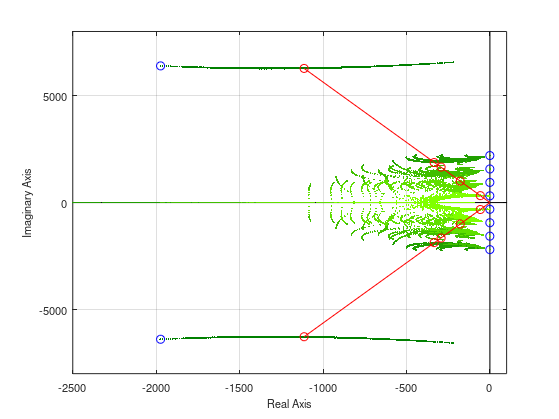

Here is the MATLAB script that generated this plot:
close all
clear

% figure options
myFontSize = 8;
myLineWidth = 2;
figSize = [530    55   360   480];
FB=input('Store as eps file (y/N)?: ','s');

% transfer function
L    =  85e-6;   % [H]
Ccap = 275e-6;   % [F]
R    = 0.010;    % [ohm]

% G = b/(s^2 + a*s + b)
b = 10463/(Ccap*10000*L);
a = (3259 + 10000*R)/(10000*L);

% harmonics
w1 = 2*pi*50;
w3 = 3*w1;
w5 = 5*w1;
w7 = 7*w1;

% -----------------------------------------------------
% least squares fitting over grid

L = 0;      % lower bound of gains
U = 1000;   % upper bound of gains

% grid size of boxes
h1 = 25; 	% step size dimension 1
h2 = 250;   % step size dimension 2
h3 = 250;   % step size dimension 3
h4 = 250;   % step size dimension 4
nPoints  = ((U-L)/h1);
nPoints2 = ((U-L)/h2);
nPoints3 = ((U-L)/h3);
nPoints4 = ((U-L)/h4);
AllRoots = zeros(nPoints, nPoints2, nPoints3, nPoints4, 10);

% enumerate the boxes
LV =  L:h1:U-h1; % vector of gains
LV2 = L:h2:U-h2; % vector of gains
LV3 = L:h3:U-h3; % vector of gains
LV4 = L:h4:U-h4; % vector of gains
figure(1)
set(gcf,'outerposition', figSize, 'PaperPositionMode', 'auto')

% plot axes
plot([0, 0], [-8000, 8000], 'k'), hold on, grid on
plot([-3000, 300], [0, 0], 'k')


for kkk1 = 1:length(LV)
    for kkk2 = 1:length(LV2)
        for kkk3 = 1:length(LV3)
            for kkk4 = 1:length(LV4)
                
                L1 = LV(kkk1);
                L3 = LV2(kkk2);
                L5 = LV3(kkk3);
                L7 = LV4(kkk4);
                
                % coefficients of denominator polynomial
                den = [ 1;
                    a ;
                    (w1^2 + w3^2 + w5^2 + w7^2 + b);
                    (a*w1^2 + a*w3^2 + a*w5^2 + a*w7^2 + L1*b + L3*b + L5*b + L7*b) ;
                    (w1^2*w3^2 + w1^2*w5^2 + w1^2*w7^2 + b*w1^2 + w3^2*w5^2 + w3^2*w7^2 + b*w3^2 + w5^2*w7^2 + b*w5^2 + b*w7^2);
                    (a*w1^2*w3^2 + a*w1^2*w5^2 + a*w1^2*w7^2 + a*w3^2*w5^2 + a*w3^2*w7^2 + a*w5^2*w7^2 + L1*b*w3^2 + L3*b*w1^2 + L1*b*w5^2 + L5*b*w1^2 + L1*b*w7^2 + L3*b*w5^2 + L5*b*w3^2 + L7*b*w1^2 + L3*b*w7^2 + L7*b*w3^2 + L5*b*w7^2 + L7*b*w5^2);
                    (w1^2*w3^2*w5^2 + w1^2*w3^2*w7^2 + b*w1^2*w3^2 + w1^2*w5^2*w7^2 + b*w1^2*w5^2 + b*w1^2*w7^2 + w3^2*w5^2*w7^2 + b*w3^2*w5^2 + b*w3^2*w7^2 + b*w5^2*w7^2);
                    (a*w1^2*w3^2*w5^2 + a*w1^2*w3^2*w7^2 + a*w1^2*w5^2*w7^2 + a*w3^2*w5^2*w7^2 + L1*b*w3^2*w5^2 + L3*b*w1^2*w5^2 + L5*b*w1^2*w3^2 + L1*b*w3^2*w7^2 + L3*b*w1^2*w7^2 + L7*b*w1^2*w3^2 + L1*b*w5^2*w7^2 + L5*b*w1^2*w7^2 + L7*b*w1^2*w5^2 + L3*b*w5^2*w7^2 + L5*b*w3^2*w7^2 + L7*b*w3^2*w5^2);
                    (w1^2*w3^2*w5^2*w7^2 + b*w1^2*w3^2*w5^2 + b*w1^2*w3^2*w7^2 + b*w1^2*w5^2*w7^2 + b*w3^2*w5^2*w7^2) ;
                    (a*w1^2*w3^2*w5^2*w7^2 + L7*b*w1^2*w3^2*w5^2 + L5*b*w1^2*w3^2*w7^2 + L3*b*w1^2*w5^2*w7^2 + L1*b*w3^2*w5^2*w7^2);
                    b*w1^2*w3^2*w5^2*w7^2  ];
                
                rot = roots(den);
                AllRoots( kkk1, kkk2, kkk3, kkk4, : ) = rot;
                %plot(rot,'g.')
                
            end
        end
    end
end

AllRoots = complex(AllRoots);
for kk = 1:10
    ii = ceil(kk/2);
    kkRoots = reshape(AllRoots(:,:,:,:, kk), [nPoints*nPoints2*nPoints3*nPoints4, 1]);
    plot(kkRoots, '.', 'color', [0+(ii-1)/(5-1)*0.5, 0.5+(ii-1)/(5-1)*0.5, 0], 'Markersize', 4)
end


%%% Plot blue circles for small PR gains %%%%%%%%%%%%%%%%%%%%%%%%%%%%%%%%%%
L1 = 1;
L3 = 1;
L5 = 1;
L7 = 1;

den = [ 1;
    a ;
    (w1^2 + w3^2 + w5^2 + w7^2 + b);
    (a*w1^2 + a*w3^2 + a*w5^2 + a*w7^2 + L1*b + L3*b + L5*b + L7*b) ;
    (w1^2*w3^2 + w1^2*w5^2 + w1^2*w7^2 + b*w1^2 + w3^2*w5^2 + w3^2*w7^2 + b*w3^2 + w5^2*w7^2 + b*w5^2 + b*w7^2);
    (a*w1^2*w3^2 + a*w1^2*w5^2 + a*w1^2*w7^2 + a*w3^2*w5^2 + a*w3^2*w7^2 + a*w5^2*w7^2 + L1*b*w3^2 + L3*b*w1^2 + L1*b*w5^2 + L5*b*w1^2 + L1*b*w7^2 + L3*b*w5^2 + L5*b*w3^2 + L7*b*w1^2 + L3*b*w7^2 + L7*b*w3^2 + L5*b*w7^2 + L7*b*w5^2);
    (w1^2*w3^2*w5^2 + w1^2*w3^2*w7^2 + b*w1^2*w3^2 + w1^2*w5^2*w7^2 + b*w1^2*w5^2 + b*w1^2*w7^2 + w3^2*w5^2*w7^2 + b*w3^2*w5^2 + b*w3^2*w7^2 + b*w5^2*w7^2);
    (a*w1^2*w3^2*w5^2 + a*w1^2*w3^2*w7^2 + a*w1^2*w5^2*w7^2 + a*w3^2*w5^2*w7^2 + L1*b*w3^2*w5^2 + L3*b*w1^2*w5^2 + L5*b*w1^2*w3^2 + L1*b*w3^2*w7^2 + L3*b*w1^2*w7^2 + L7*b*w1^2*w3^2 + L1*b*w5^2*w7^2 + L5*b*w1^2*w7^2 + L7*b*w1^2*w5^2 + L3*b*w5^2*w7^2 + L5*b*w3^2*w7^2 + L7*b*w3^2*w5^2);
    (w1^2*w3^2*w5^2*w7^2 + b*w1^2*w3^2*w5^2 + b*w1^2*w3^2*w7^2 + b*w1^2*w5^2*w7^2 + b*w3^2*w5^2*w7^2) ;
    (a*w1^2*w3^2*w5^2*w7^2 + L7*b*w1^2*w3^2*w5^2 + L5*b*w1^2*w3^2*w7^2 + L3*b*w1^2*w5^2*w7^2 + L1*b*w3^2*w5^2*w7^2);
    b*w1^2*w3^2*w5^2*w7^2  ];

rot = roots(den);
plot(rot, 'bo')


%%% Plot poles for optimal PR gains %%%%%%%%%%%%%%%%%%%%%%%%%%%%%%%%%%%%%%%
opt_gains = [  111.1867;
    313.8555;
    344.3558;
    690.0204];

L1 = opt_gains(1);
L3 = opt_gains(2);
L5 = opt_gains(3);
L7 = opt_gains(4);


den = [ 1;
    a ;
    (w1^2 + w3^2 + w5^2 + w7^2 + b);
    (a*w1^2 + a*w3^2 + a*w5^2 + a*w7^2 + L1*b + L3*b + L5*b + L7*b) ;
    (w1^2*w3^2 + w1^2*w5^2 + w1^2*w7^2 + b*w1^2 + w3^2*w5^2 + w3^2*w7^2 + b*w3^2 + w5^2*w7^2 + b*w5^2 + b*w7^2);
    (a*w1^2*w3^2 + a*w1^2*w5^2 + a*w1^2*w7^2 + a*w3^2*w5^2 + a*w3^2*w7^2 + a*w5^2*w7^2 + L1*b*w3^2 + L3*b*w1^2 + L1*b*w5^2 + L5*b*w1^2 + L1*b*w7^2 + L3*b*w5^2 + L5*b*w3^2 + L7*b*w1^2 + L3*b*w7^2 + L7*b*w3^2 + L5*b*w7^2 + L7*b*w5^2);
    (w1^2*w3^2*w5^2 + w1^2*w3^2*w7^2 + b*w1^2*w3^2 + w1^2*w5^2*w7^2 + b*w1^2*w5^2 + b*w1^2*w7^2 + w3^2*w5^2*w7^2 + b*w3^2*w5^2 + b*w3^2*w7^2 + b*w5^2*w7^2);
    (a*w1^2*w3^2*w5^2 + a*w1^2*w3^2*w7^2 + a*w1^2*w5^2*w7^2 + a*w3^2*w5^2*w7^2 + L1*b*w3^2*w5^2 + L3*b*w1^2*w5^2 + L5*b*w1^2*w3^2 + L1*b*w3^2*w7^2 + L3*b*w1^2*w7^2 + L7*b*w1^2*w3^2 + L1*b*w5^2*w7^2 + L5*b*w1^2*w7^2 + L7*b*w1^2*w5^2 + L3*b*w5^2*w7^2 + L5*b*w3^2*w7^2 + L7*b*w3^2*w5^2);
    (w1^2*w3^2*w5^2*w7^2 + b*w1^2*w3^2*w5^2 + b*w1^2*w3^2*w7^2 + b*w1^2*w5^2*w7^2 + b*w3^2*w5^2*w7^2) ;
    (a*w1^2*w3^2*w5^2*w7^2 + L7*b*w1^2*w3^2*w5^2 + L5*b*w1^2*w3^2*w7^2 + L3*b*w1^2*w5^2*w7^2 + L1*b*w3^2*w5^2*w7^2);
    b*w1^2*w3^2*w5^2*w7^2  ];

rot = roots(den);
plot(rot, 'ro')


% plot connections to zero
plot([0,real(rot(1))], [0,imag(rot(1))], 'r')
plot([0,real(rot(2))], [0,imag(rot(2))], 'r')
axis([-2500, 100, -8000, 8000])

xlabel('Real Axis')
ylabel('Imaginary Axis')
set(gca,'FontSize', myFontSize);
set(findall(gcf, '-property', 'FontSize'), 'FontSize', myFontSize)


if (FB=='y' | FB=='Y')
    matlabfrag('root_locus')
    movefile('root_locus.*', '../fig', 'f')
end